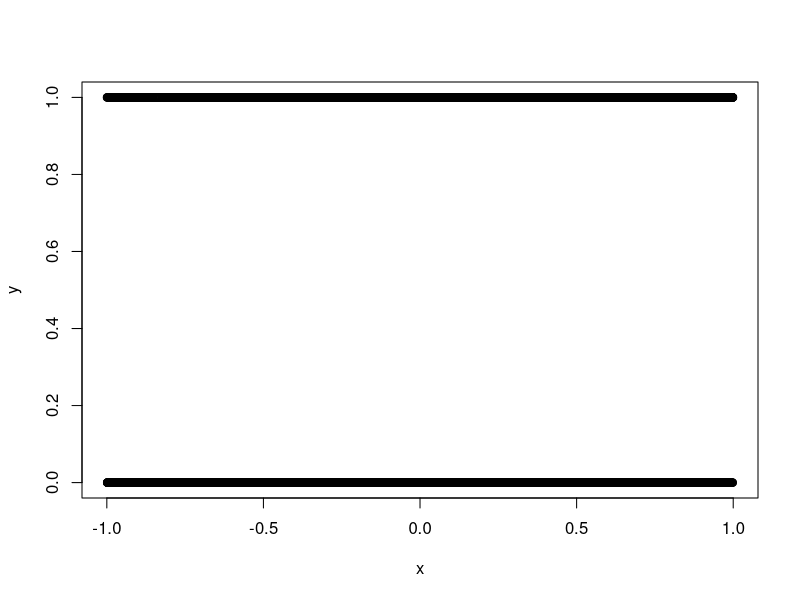
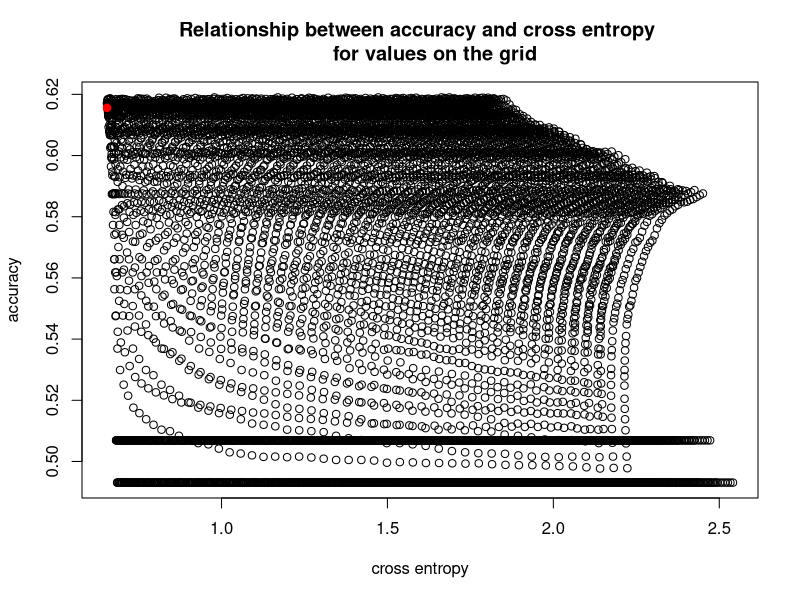
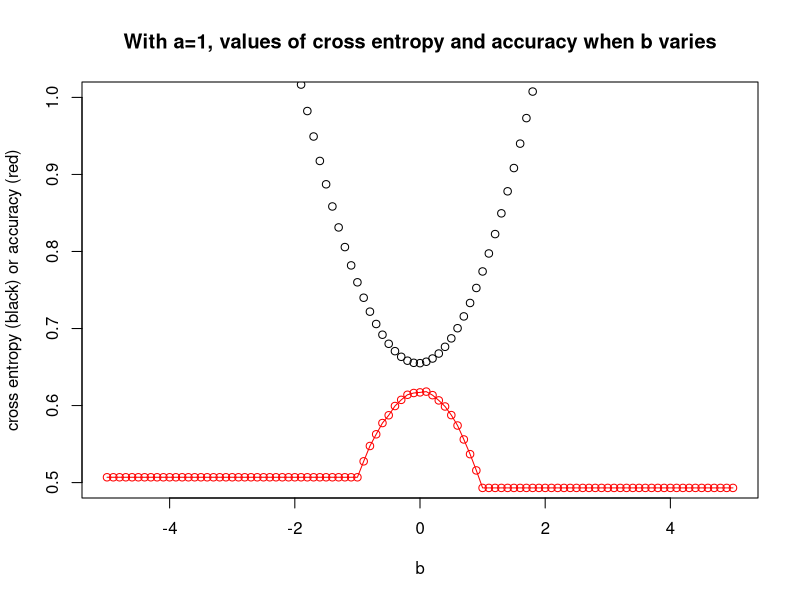
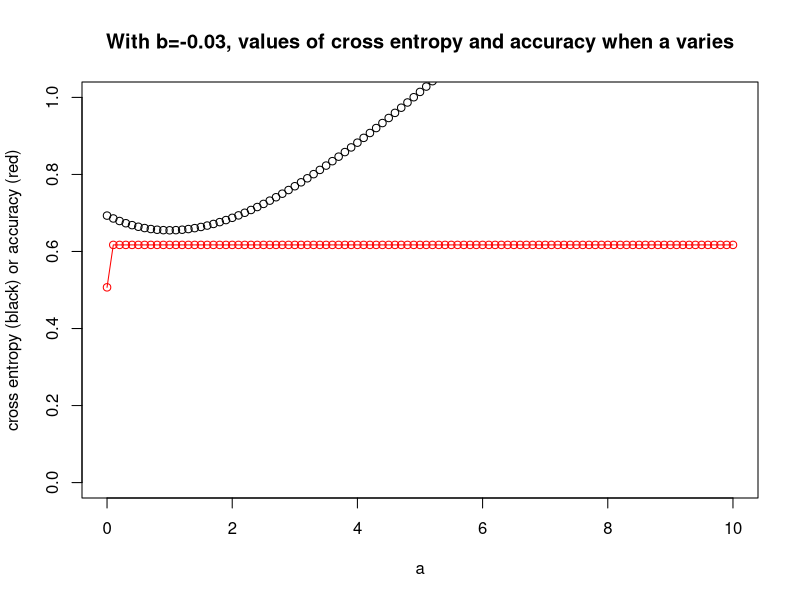
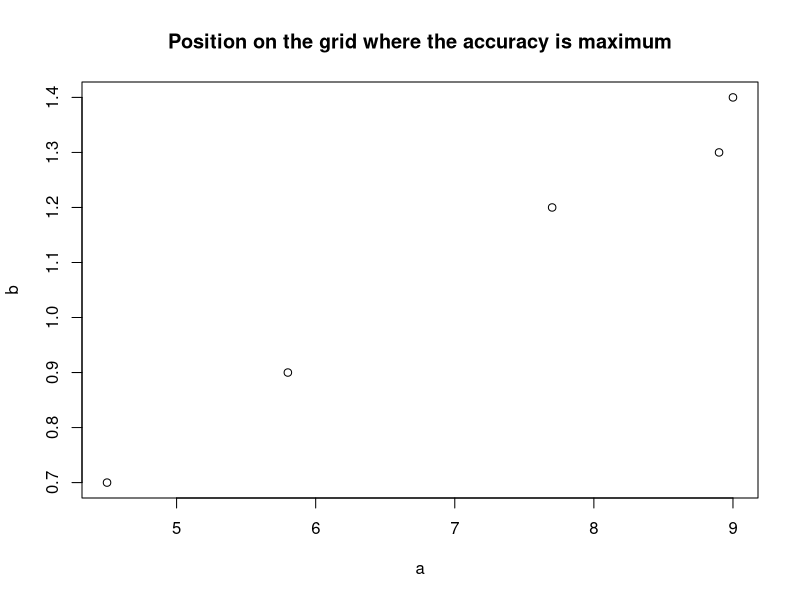

Source code (R) for these figures, in order: (Note: this script raises an error after producing the figures.)
###
# This code illustrates different behaviors between accuracy and cross entropy
# in the context of logistic regression。
#
# Three different samples can be selected:
# * An example where the lowest cross entropy is not where there is the maximum
# accuracy (with 5 points in the set),
# * An example where the accuracy can begin to increase, even with very high
# values of the parameter (indicating overfitting), but where the cross entropy
# is also increasing (with 100 points in the set),
# * An example where the accuracy and the cross entropy are closely related
# (with 10000 points in the set).
#
# See https://stats.stackexchange.com/questions/258166/good-accuracy-despite-high-loss-value/281651
# for more explanations.
###

##
# Helper functions
##
cross_entropy = function(y, y_hat) {
  cross_current = -(y*log(y_hat)+(1-y)*log(1-y_hat))
  return(mean(cross_current))
}

accuracy = function(y, y_hat) {
  y_hat_int = ifelse(y_hat > 0.5, 1, 0)
  acc_current = y_hat_int == y
  return(mean(acc_current))
}

compute_grid = function(x, y, grid_a, grid_b) {
  nrow = length(grid_a)
  ncol = length(grid_b)
  
  cross_entropy_all = matrix(NA, nrow, ncol)
  accuracy_all = matrix(NA, nrow, ncol)
  for(i in 1:nrow) {
    for(j in 1:ncol) {
      a = grid_a[i]
      b = grid_b[j]
      y_hat = plogis(a*x+b)
      cross_entropy_all[i,j] = cross_entropy(y, y_hat)
      accuracy_all[i,j] = accuracy(y, y_hat)
    }
  }
  
  return(list(cross = cross_entropy_all, acc = accuracy_all))
}

create_sample = function(n, a = 1, b = 0, seed = 1234) {
  set.seed(seed)
  x = runif(n, -1, 1)
  
  # from https://stats.stackexchange.com/questions/20523/difference-between-logit-and-probit-models
  y = rbinom(n, size=1, prob=plogis(a*x+b, scale=1)) # logistic model
  #y = rbinom(n, size=1, prob=pnorm(a*x+b, scale=1)) # probit model
  
  return(list(x=x, y=y))
}

##
# x/y set and grid (select one of those 3 sets)
##

# Small set to show difference
xy_set = list(x = c(-1, -0.3, 0, 0.9, 1),
              y = c( 0,    0, 1,   0, 1))
grid_a = seq(from = -5, to = 5, by = 0.1)
grid_b = seq(from = -5, to = 5, by = 0.1)

# Intermediate set
xy_set = create_sample(n = 100, a = 0.3, b = 0.5, seed = 845)
grid_a = seq(from = 0, to = 10, by = 0.1)
grid_b = seq(from = -5, to = 5, by = 0.1)

# Ok set
xy_set = create_sample(n = 10000, a = 1, b = 0, seed = 1234)
grid_a = seq(from = 0, to = 10, by = 0.1)
grid_b = seq(from = -5, to = 5, by = 0.1)

##
# Code (to do with each set)
##
x = xy_set$x
y = xy_set$y

plot(x, y)

## Compute for a grid
output = compute_grid(x, y, grid_a, grid_b)
cross = output$cross
acc = output$acc

## Compute minimum for cross-entropy
reg = glm(y ~ x, family = binomial)
y_hat = plogis(predict.glm(reg))
cross_ML = cross_entropy(y, y_hat)
acc_ML = accuracy(y, y_hat)

a_ML = reg$coefficients[2]
b_ML = reg$coefficients[1]

##
plot(cross, acc, xlab = "cross entropy", ylab = "accuracy",
     main = "Relationship between accuracy and cross entropy 
     for values on the grid")
points(cross_ML, acc_ML, col = "red", pch = 19)

## View for a fixed a
a = a_ML
#
idx_a = which.min(abs(grid_a-a))
plot(grid_b, cross[idx_a,], ylim = c(0.5,1),
     xlab = "b", ylab = "cross entropy (black) or accuracy (red)",
     main = paste("With a=", round(a_ML,2), 
                  ", values of cross entropy and accuracy when b varies",
                  sep = ""))
lines(grid_b, acc[idx_a,], col = "red", type = "o")

## View for a fixed b
b = b_ML
#
idx_b = which.min(abs(grid_b-b))
plot(grid_a, cross[,idx_b], ylim = c(0,1),
     xlab = "a", ylab = "cross entropy (black) or accuracy (red)",
     main = paste("With b=", round(b_ML,2), 
                  ", values of cross entropy and accuracy when a varies",
                  sep = ""))
lines(grid_a, acc[,idx_b], col = "red", type = "o")

## See where accuracy is maximum
idx = which(output$acc == max(output$acc), arr.ind = TRUE)
which_a = grid_a[idx[,1]]
which_b = grid_b[idx[,2]]
plot(which_a, which_b,
     xlab = "a", ylab = "b",
     main = "Position on the grid where the accuracy is maximum")

yhat_cross_min = plogis(a_ML * x + b_ML)
accuracy(y, yhat_cross_min)
-(y*log(yhat_crossmin)+(1-y)*log(1-yhat_crossmin))

# For 'small set' only
yhat_best_acc_1 = plogis(5*x+ 0.5)
accuracy(y, yhat_best_acc_1)
-(y*log(yhat_best_acc_1)+(1-y)*log(1-yhat_best_acc_1))

yhat_best_acc_2 = plogis(5*x-4.8)
accuracy(y, yhat_best_acc_2)
-(y*log(yhat_best_acc_2)+(1-y)*log(1-yhat_best_acc_2))